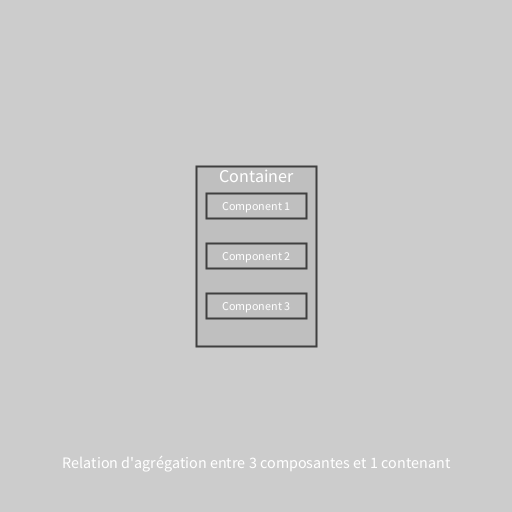
Frame 1 (no input)
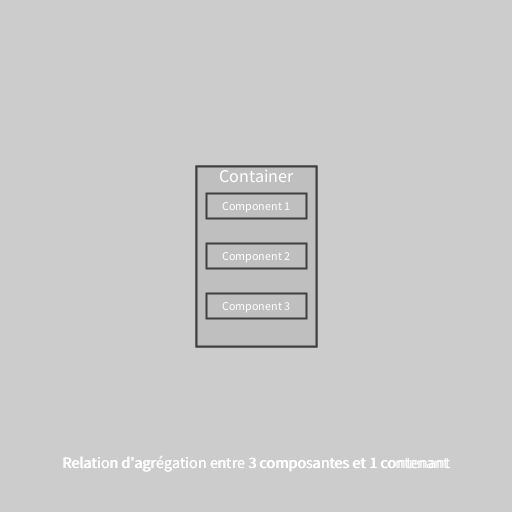
Frame 2 (the mouse pressed at the canvas centre, redrawn once)

The Processing sketch that drew these frames (run headless with seeded random() and noise(); the mouse was pressed at the canvas centre and the sketch redrawn once):

// Processing sketch: ANI2012A19_Relation2_Agregation
// ── ANI2012A19_Relation2_Agregation.pde
// ANI2012A19_Relation2_Agregation.pde
// Exemple d'une relation d'agrégation entre 3 composantes et 1 contenant.

// classe de type Container
class Container
{
  float positionX;
  float positionY;

  // composantes référencées dans une liste qui est une donnée membre de la classe
  ArrayList<Component> list;

  // constructeur
  Container(float x, float y)
  {
    positionX = x;
    positionY = y;

    // instanciation de la liste qui stocke les références
    list = new ArrayList<Component>();
  }

  // fonction d'affichage
  void render()
  {
    stroke(colorStroke);
    fill(colorFill);
    rect(positionX, positionY, 120, 180);

    for (int index = 0; index < list.size(); ++index)
      list.get(index).render();

    fill(colorText);
    textSize(18);
    text("Container", positionX, positionY - 80);
  }
}

// classe de type Component
class Component
{
  Container container; // référence vers le contenant dont la composante fait partie

  int order; // ordre d'affichage par rapport au contenant

  int offset = 50;

  // constructeur
  Component(Container c, int o)
  {
    container = c;
    order = o;
  }

  // fonction d'affichage
  void render()
  {
    stroke(colorStroke);
    fill(colorFill);

    rect(container.positionX, container.positionY - offset * 2 + offset * order, 100, 25);

    fill(colorText);
    textSize(12);
    text("Component " + order, container.positionX, container.positionY - offset * 2 + offset * order);
  }
}

// paramètres
color colorStroke = color(63);
color colorFill = color(191);
color colorText = color(255);

// variables
int count = 3;
int index;

Container container;

Component component;

void setup()
{
  size(512, 512);
  noLoop();

  rectMode(CENTER);
  textAlign(CENTER, CENTER);
  strokeWeight(2);

  // instanciation d'un nouveau contenant
  container = new Container(width / 2.0f, height / 2.0f);

  for (index = 1; index <= count; ++index)
  {
    component = new Component(container, index);

    container.list.add(component);
  }
}

void draw()
{
  fill(colorText);
  textSize(16);
  text("Relation d'agrégation entre 3 composantes et 1 contenant", width / 2.0f, height - 50);

  // dessiner le contenant et ses composantes
  container.render();
}
